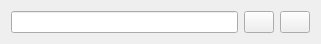
<?xml version="1.0" encoding="UTF-8"?>
<ui version="4.0">
 <class>QSetIDDialog</class>
 <widget class="QWidget" name="QSetIDDialog">
  <property name="geometry">
   <rect>
    <x>0</x>
    <y>0</y>
    <width>321</width>
    <height>41</height>
   </rect>
  </property>
  <property name="windowTitle">
   <string>QSetIDDialog</string>
  </property>
  <layout class="QHBoxLayout" name="horizontalLayout">
   <item>
    <widget class="QLineEdit" name="lineEdit"/>
   </item>
   <item>
    <widget class="QPushButton" name="pushButton_accept">
     <property name="sizePolicy">
      <sizepolicy hsizetype="Fixed" vsizetype="Fixed">
       <horstretch>0</horstretch>
       <verstretch>0</verstretch>
      </sizepolicy>
     </property>
     <property name="maximumSize">
      <size>
       <width>30</width>
       <height>16777215</height>
      </size>
     </property>
     <property name="text">
      <string/>
     </property>
    </widget>
   </item>
   <item>
    <widget class="QPushButton" name="pushButton_cancel">
     <property name="sizePolicy">
      <sizepolicy hsizetype="Fixed" vsizetype="Fixed">
       <horstretch>0</horstretch>
       <verstretch>0</verstretch>
      </sizepolicy>
     </property>
     <property name="maximumSize">
      <size>
       <width>30</width>
       <height>16777215</height>
      </size>
     </property>
     <property name="text">
      <string/>
     </property>
    </widget>
   </item>
  </layout>
 </widget>
 <layoutdefault spacing="6" margin="11"/>
 <resources/>
 <connections/>
</ui>
